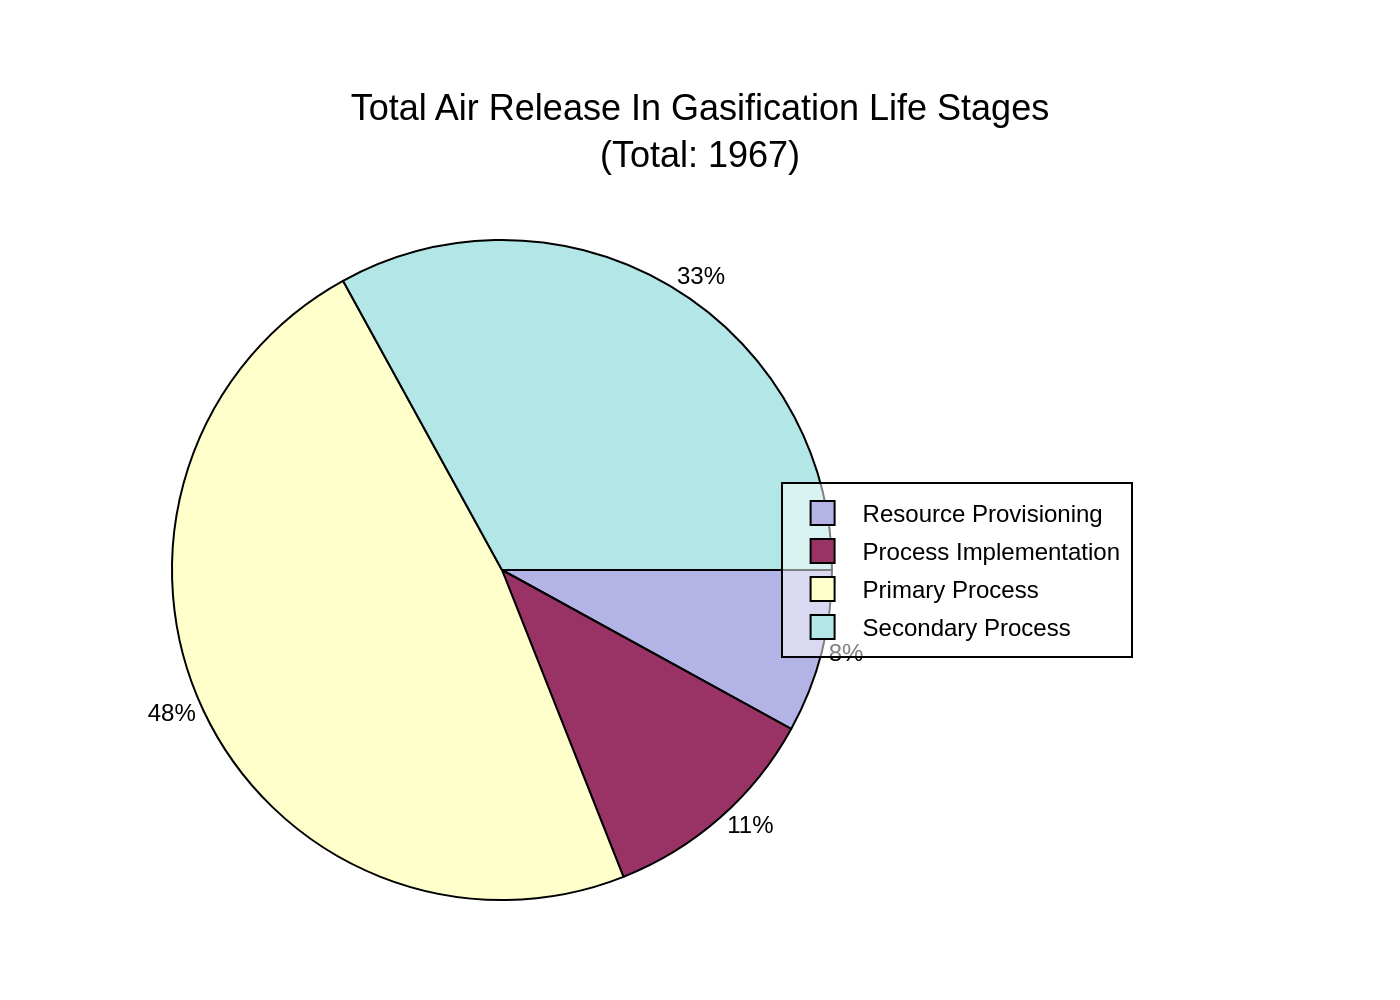

The script that drew this image:
import sys
import json
import os
import plotly.graph_objects as go

# Check if the JSON file path is provided as a command-line argument
if len(sys.argv) != 2:
    print("Usage: python create_chart.py <path_to_json_file>")
    sys.exit(1)

json_path = sys.argv[1]

# Check if the file exists
if not os.path.exists(json_path):
    print(f"Error: File not found at {json_path}")
    sys.exit(1)

# Read and parse the JSON file
try:
    with open(json_path, 'r', encoding='utf-8') as f:
        chart_config = json.load(f)
except json.JSONDecodeError:
    print(f"Error: Invalid JSON format in {json_path}")
    sys.exit(1)

# Extract data and texts from the JSON object
chart_data = chart_config.get('chart_data', [])
texts = chart_config.get('texts', {})
colors = chart_config.get('colors', [])

# Prepare data for Plotly
labels = [item['label'] for item in chart_data]
values = [item['value'] for item in chart_data]

# Create the pie chart trace
fig = go.Figure(data=[go.Pie(
    labels=labels,
    values=values,
    marker=dict(
        colors=colors,
        line=dict(color='#000000', width=1)
    ),
    textinfo='percent',
    textposition='outside',
    sort=False,
    direction='clockwise',
    rotation=90,
    hoverinfo='label+percent'
)])

# Update the layout of the chart
fig.update_layout(
    title=dict(
        text=texts.get('title'),
        x=0.5,
        xanchor='center',
        font=dict(
            family="Arial",
            size=18,
            color='black'
        )
    ),
    font=dict(
        family="Arial",
        size=12,
        color="black"
    ),
    showlegend=True,
    legend=dict(
        x=0.85,
        y=0.5,
        xanchor='left',
        yanchor='middle',
        bgcolor='rgba(255,255,255,0.5)',
        bordercolor='black',
        borderwidth=1
    ),
    margin=dict(l=50, r=250, t=120, b=50),
    paper_bgcolor='white',
    plot_bgcolor='white'
)

# Determine the output filename from the input JSON filename
base_filename = os.path.splitext(os.path.basename(json_path))[0]
output_filename = f"{base_filename}.png"

# Save the chart as a PNG image
try:
    fig.write_image(output_filename, scale=2)
    print(f"Chart saved to {output_filename}")
except ValueError as e:
    if "requires the Kaleido" in str(e):
        print("Error: Kaleido is required for image export. Please install it using 'pip install kaleido'")
    else:
        print(f"An error occurred during image export: {e}")
    sys.exit(1)
